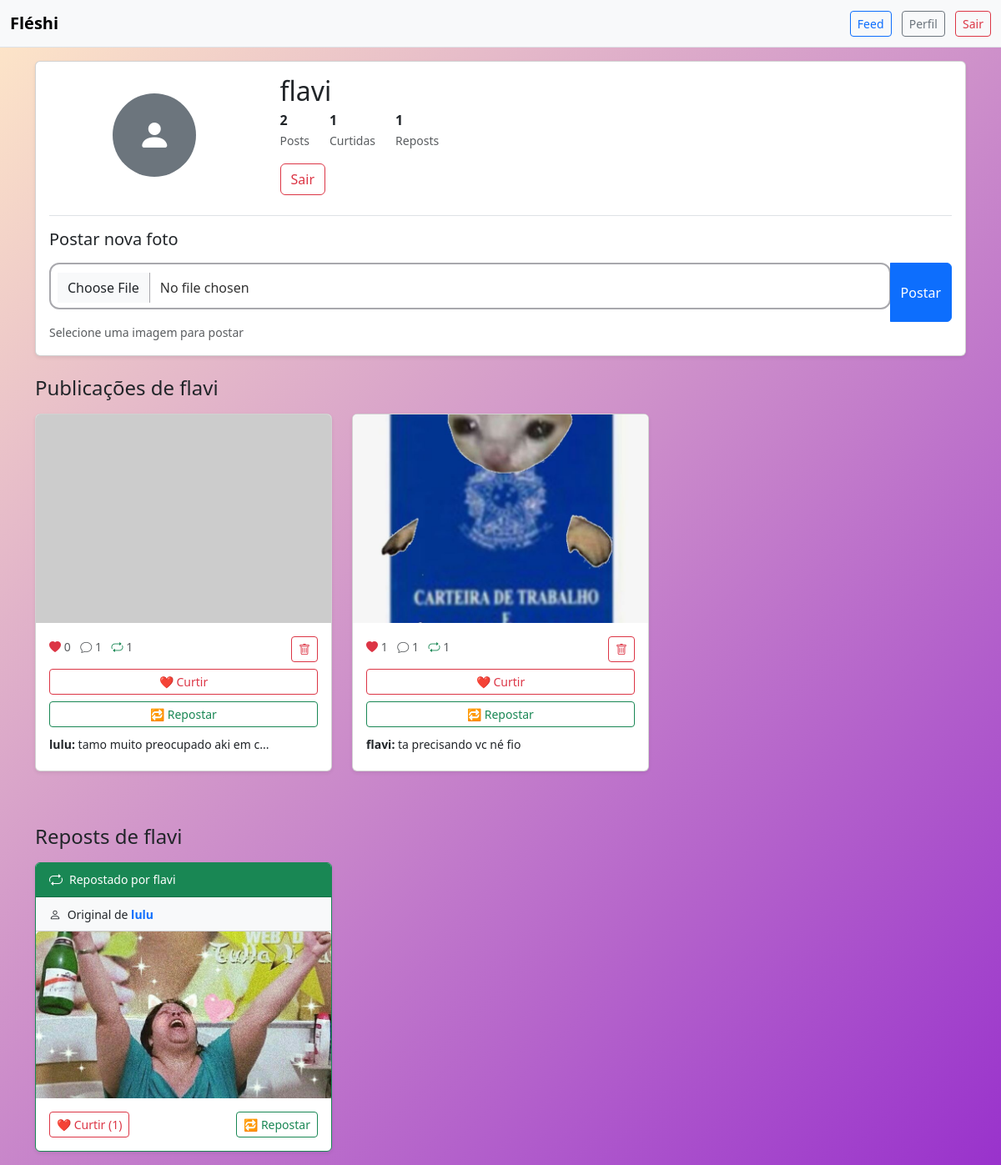
Screenshot of /profile/5 (signed in) with the database file from the repository.
### appfleshi/models.py (models this page shows)
class User(db.Model, UserMixin):
    id = db.Column(db.Integer, primary_key=True)
    username = db.Column(db.String(20), unique=True)
    email = db.Column(db.String(100), unique=True, nullable=False)
    password = db.Column(db.String(60), nullable=False)
    photos = db.relationship("Photo", backref="user", lazy=True) #lista de fotos, cada foto é um objeto
    likes = db.relationship("Like", backref="user", lazy=True)
    reposts = db.relationship("Repost", backref="user", lazy=True)
    comments = db.relationship("Comment", backref="user", lazy=True)

class Photo(db.Model):
    id = db.Column(db.Integer, primary_key=True)
    file_name = db.Column(db.String(255), default="default.png")
    upload_date = db.Column(db.DateTime(timezone=True), nullable=False, default=lambda: datetime.now(timezone.utc))
    user_id = db.Column(db.Integer, db.ForeignKey("user.id"), nullable=False)
    reposts = db.relationship("Repost", backref="photo", lazy=True, cascade="all, delete-orphan"
    )
    likes = db.relationship("Like", backref="photo", lazy=True, cascade="all, delete-orphan")
    comments = db.relationship("Comment", backref="photo", lazy=True, cascade="all, delete-orphan"
    )

class Comment(db.Model):
    id = db.Column(db.Integer, primary_key=True)
    text = db.Column(db.String(500), nullable=False) # texto comentario
    user_id = db.Column(db.Integer, db.ForeignKey("user.id"), nullable=False) # quem comentou
    photo_id = db.Column(db.Integer, db.ForeignKey("photo.id"), nullable=False) # qual foto comentada

class Repost(db.Model):
    id = db.Column(db.Integer, primary_key=True)
    user_id = db.Column(db.Integer, db.ForeignKey("user.id"), nullable=False) # quem comentou
    photo_id = db.Column(db.Integer, db.ForeignKey("photo.id"), nullable=False) # qual foto comentada

### appfleshi/routes.py (the view, shortened to what this page needs)
@app.route("/profile/<user_id>", methods=['GET', 'POST'])
@login_required
def profile(user_id):
    if int(user_id) == int(current_user.id):
        photo_form = PhotoForm()
        return render_template('profile.html', user=current_user, form=photo_form)
    else:
        user = User.query.get(int(user_id))
        return render_template('profile.html', user=user, form=None)

### appfleshi/forms.py
class PhotoForm(FlaskForm):
    photo = FileField("Foto", validators=[DataRequired()])
    submit = SubmitField("Postar")

### appfleshi/models.py (called while the page is built)
@login_manager.user_loader # consultando se tem ou não aquele usuário
def load_user(user_id):
    return User.query.get(int(user_id)) # consultado a tabela do banco

### appfleshi/templates/profile.html (shortened to what this page needs)
{% extends "homepage.html" %}
{% block body %}
    <body class="bg-light">
        {% include "navbar.html" %}
        <div class="container mt-3">
            <div class="card shadow-sm mb-4">
                <div class="card-body">
                    <div class="row align-items-center">
                        <div class="col-md-3 text-center">
                            <div class="rounded-circle bg-secondary mx-auto d-flex align-items-center justify-content-center"
                                 style="width: 100px; height: 100px;">
                                <i class="bi bi-person-fill text-white fs-1"></i>
                            </div>
                        </div>
                        <div class="col-md-9">
                            <h2 class="mb-1">{{ user.username }}</h2>
                            <div class="d-flex mb-3">
                                <div class="me-4">
                                    <strong class="d-block">{{ user.photos|length }}</strong>
                                    <small class="text-muted">Posts</small>
                                </div>
                                <div class="me-4">
                                    <strong class="d-block">{{ user.likes|length }}</strong>
                                    <small class="text-muted">Curtidas</small>
                                </div>
                                <div class="me-4">
                                    <strong class="d-block">{{ user.reposts|length }}</strong>
                                    <small class="text-muted">Reposts</small>
                                </div>
                            </div>
                            <a href="{{ url_for('logout') }}" class="btn btn-outline-danger">Sair</a>
                        </div>
                    </div>
                    {% if form and user == current_user %}
                    <div class="mt-4 pt-3 border-top">
                        <h5 class="mb-3">Postar nova foto</h5>
                        <form method="post" enctype="multipart/form-data">
                            <div class="input-group">
                                {{ form.photo(class="form-control") }}
                                {{ form.submit(class="btn btn-primary") }}
                            </div>
                            <small class="text-muted">Selecione uma imagem para postar</small>
                        </form>
                    </div>
                    {% endif %}
                </div>
            </div>
            <div class="row">
                <div class="col-12">
                    <h4 class="mb-3">Publicações de {{ user.username }}</h4>
                    {% if user.photos %}
                    <div class="row">
                        {% for photo in user.photos %}
                        <div class="col-md-4 mb-3">
                            <div class="card shadow-sm">
                                <img src="{{ url_for('static', filename='posts_photos/' ~ photo.file_name) }}" class="card-img-top" alt="Post de {{ user.username }}" style="height: 250px; object-fit: cover;" onerror="this.src='https://via.placeholder.com/300x250?text=Imagem+Não+Encontrada'">
                                <div class="card-body">
                                    <div class="d-flex justify-content-between mb-2">
                                        <div>
                                            <small class="text-muted">
                                                <i class="bi bi-heart-fill text-danger"></i> {{ photo.likes|length }}
                                            </small>
                                            <small class="text-muted ms-2">
                                                <i class="bi bi-chat"></i> {{ photo.comments|length }}
                                            </small>
                                            <small class="text-muted ms-2">
                                                <i class="bi bi-repeat text-success"></i> {{ photo.reposts|length }}
                                            </small>
                                        </div>
                                        {% if user == current_user %}
                                        <div>
                                            <a class="btn btn-sm btn-outline-danger" href="{{ url_for('delete_photo', photo_id=photo.id) }}" onclick="return confirm('Tem certeza que deseja excluir esta foto?')">
                                                <i class="bi bi-trash"></i>
                                            </a>
                                        </div>
                                        {% endif %}
                                    </div>
                                    <div class="d-grid gap-2">
                                        <a class="btn btn-outline-danger btn-sm" href="{{ url_for('like_photo', photo_id=photo.id) }}">
                                            ❤️ Curtir
                                        </a>
                                        <a class="btn btn-outline-success btn-sm" href="{{ url_for('repost_photo', photo_id=photo.id) }}">
                                            🔁 Repostar
                                        </a>
                                    </div>
                                    {% if photo.comments %}
                                    <div class="mt-2">
                                        {% for comentario in photo.comments[:2] %}
                                        <div class="mb-1">
                                            <small>
                                                <strong>{{ comentario.user.username }}:</strong>
                                                {{ comentario.text[:30] }}{% if comentario.text|length > 30 %}...{% endif %}
                                            </small>
                                        </div>
                                        {% endfor %}
                                    </div>
                                    {% endif %}
                                </div>
                            </div>
                        </div>
                        {% endfor %}
                    </div>
                    {% endif %}
                </div>
            </div>
            {% if user.reposts %}
            <div class="row mt-5">
                <div class="col-12">
                    <h4 class="mb-3">Reposts de {{ user.username }}</h4>
                    <div class="row">
                        {% for repost in user.reposts %}
                        <div class="col-md-4 mb-3">
                            <div class="card shadow-sm border-success">
                                <div class="card-header bg-success text-white py-2">
                                    <div class="d-flex align-items-center">
                                        <i class="bi bi-repeat me-2"></i>
                                        <small>Repostado por {{ user.username }}</small>
                                    </div>
                                </div>
                                <div class="card-header bg-light py-2">
                                    <small>
                                        <i class="bi bi-person me-1"></i>
                                        Original de
                                        <a href="{{ url_for('profile', user_id=repost.photo.user.id) }}" class="text-decoration-none fw-bold">
                                            {{ repost.photo.user.username }}
                                        </a>
                                    </small>
                                </div>
                                <img src="{{ url_for('static', filename='posts_photos/' ~ repost.photo.file_name) }}" class="card-img-top" alt="Repost de {{ repost.photo.user.username }}" style="height: 200px; object-fit: cover;" onerror="this.src='https://via.placeholder.com/300x200?text=Imagem+Não+Encontrada'">
                                <div class="card-body">
                                    <div class="d-flex justify-content-between"><a class="btn btn-outline-danger btn-sm" href="{{ url_for('like_photo', photo_id=repost.photo.id) }}">
                                            ❤️ Curtir ({{ repost.photo.likes|length }})
                                        </a>
                                        <a class="btn btn-outline-success btn-sm" href="{{ url_for('repost_photo', photo_id=repost.photo.id) }}">
                                            🔁 Repostar
                                        </a>
                                    </div>
                                </div>
                            </div>
                        </div>
                        {% endfor %}
                    </div>
                </div>
            </div>
            {% endif %}
        </div>
        <link rel="stylesheet" href="https://cdn.jsdelivr.net/npm/bootstrap-icons@1.10.0/font/bootstrap-icons.css">
    </body>
{% endblock %}

### appfleshi/static/CSS/homepage.css (style rules this page uses)
:root { --primary-orange: #FF6B35; --primary-pink: #FF3366; --primary-purple: #8A2BE2; --accent-purple: #5900B3; --light-purple: #9932CC; --accent-yellow: #FFD166; --bg-dark: #0A0A14; --text-light: #FFFFFF; --text-gray: #CCCCCC; --border-light: rgba(255, 255, 255, 0.15); --input-bg: rgba(255, 255, 255, 0.1); }
body { background: linear-gradient(135deg, #FFE8C8 0%, #9932CC 100%) !important; min-height: 100vh; margin: 0; padding: 0; background-attachment: fixed; background-size: 400% 400%; animation: gradientFlow 30s ease infinite; }
.form-control { border-radius: 12px !important; padding: 16px 20px !important; margin-bottom: 15px; border: 2px solid #D1D1D6 !important; font-size: 16px !important; transition: all 0.3s ease; background: #FFFFFF !important; color: #333333 !important; height: 56px; box-sizing: border-box; }
.form-control:not(:placeholder-shown) { border-color: #A8A8AD !important; }
.form-control::placeholder { color: #8E8E93 !important; font-size: 15px !important; font-weight: 400; }

### rows the page displays
User: username "flavi"
Photo: likes|length "0", comments|length "1", reposts|length "1"
Comment: user.username "lulu", text "tamo muito preocupado aki em c"
Photo: file_name (picture), likes|length "1", comments|length "1", reposts|length "1"
Comment: user.username "flavi", text "ta precisando vc né fio"
Repost: photo.user.username "lulu", file_name (picture), photo.likes|length "1"

### other values shown
{{ user.photos|length }} "2"
{{ user.likes|length }} "1"
{{ user.reposts|length }} "1"
